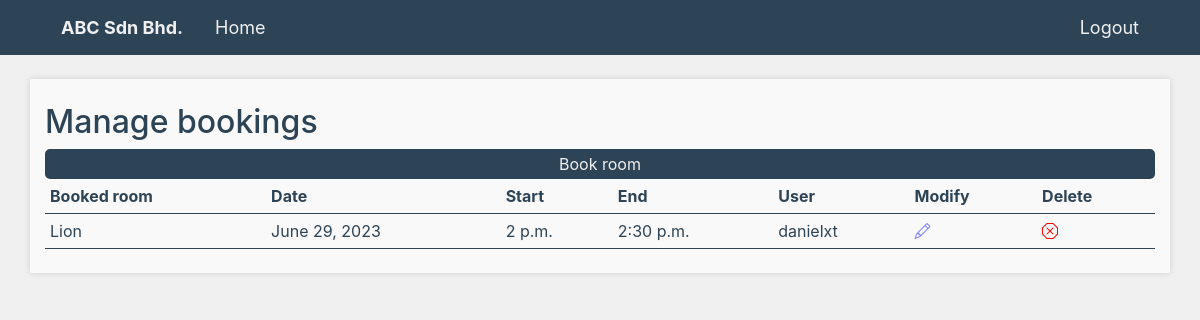
The page /bookingManagement (signed in) on the database as committed earlier.
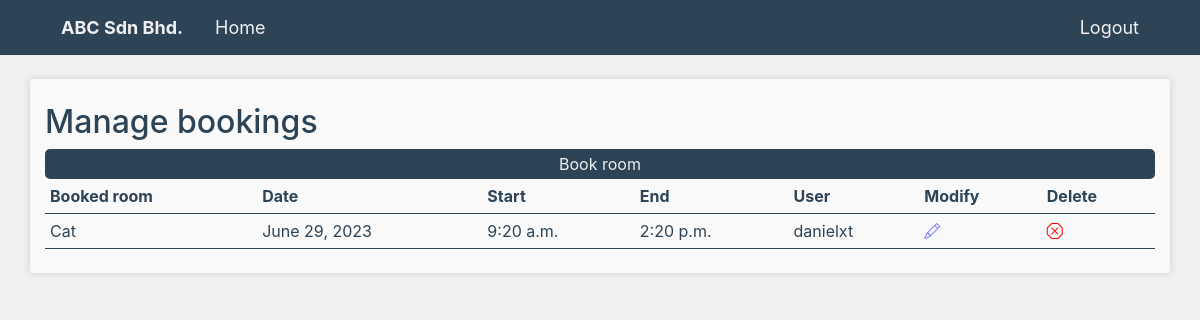
The same page on the database as committed later.
### booking/models.py (models this page shows, shortened)
class RoomBooking(models.Model):
    roomName = models.ForeignKey('rooms.Room', on_delete=models.CASCADE)
    userName = models.ForeignKey(User, on_delete=models.CASCADE, default="", name="userName")
    date = models.DateField()
    start = models.TimeField()
    end = models.TimeField()
    class Meta:
        constraints = [
            models.CheckConstraint(check=Q(start__lte=F('end')), name='start_before_end')
        ]

### rooms/models.py (models this page shows)
class Room(models.Model):
    roomName = models.CharField(max_length=50, unique=True)
    capacity = models.IntegerField(default=0)
    createdAt = models.DateTimeField(auto_now_add=True)
    def __str__(self):
        return self.roomName

### booking/views.py (the view)
# urls.py: path('', bookingManagementView, name='bookingManagement'),
def bookingManagementView(request):
    if request.user.is_staff:
        bookings = RoomBooking.objects.all()
    else:
        userName = User.objects.get(username=request.user.username)
        bookings = RoomBooking.objects.filter(userName = userName)
    context = {'roomBooking' :bookings}
    return render(request, "bookingManagement.html", context)

### templates/bookingManagement.html (shortened to what this page needs)
{% extends 'base.html' %}
{% block content %}
{% if user.is_authenticated %}
    <br>
    <div class="container py-4 boxColor boxShadow">
        <h2>Manage
            bookings</h2>
        <button><a href="{% url 'roomBooking' %}">Book room</a></button>
                    <table class="dataTable">
                        <tr style="font-weight:bold">
                            <th>Booked room</th>
                            <th>Date</th>
                            <th>Start</th>
                            <th>End</th>
                            <th>User</th>
                            {% if user.is_staff %}
                            <th>Modify</th>
                            <th>Delete</th>
                            {% endif %}
                        </tr>
                        <tr>
                            {% for booking in roomBooking %}
                                <tr>
                                    <td>{{booking.roomName}}</td>
                                    <td>{{booking.date}}</td>
                                    <td>{{booking.start}}</td>
                                    <td>{{booking.end}}</td>
                                    <td>{{booking.userName}}</td>
                                    {% if user.is_staff %}
                                    <td><a href="bookingManagement/modifyBooking/{{booking.id}}"><i class="bi bi-pencil"></i></a></td>
                                    <td><a href="bookingManagement/deleteBooking/{{booking.id}}"><i class="bi bi-x-octagon"></i></a></td>
                                    {% endif %}
                                </tr>
                            {% endfor %}
                        </tr>
                    </table>
    </div>
{% else %}
<br>
<div class="container py-4 boxColor boxShadow">
    <p>You are not logged in.</p>
    <button><a href="{% url 'login' %}">Log In</a></button>
</div>
{% endif %}
{% endblock %}

### templates/base.html (shortened to what this page needs)
<!DOCTYPE html>
<html>
<head>
    <link href="https://cdn.jsdelivr.net/npm/bootstrap@5.3.0/dist/css/bootstrap.min.css" rel="stylesheet">
    <link rel="stylesheet" href="https://cdn.jsdelivr.net/npm/bootstrap-icons@1.10.5/font/bootstrap-icons.css">
    <link href="{{ STATIC_URL }}css/bootstrap.css" rel="stylesheet" type="text/css"/>
</head>
<body>
    {% include 'header.html' %}
    <main>
        {% block content %}
        {% endblock %}
    </main>
    <br>
</body>
</head>
</html>
</html>

### templates/header.html (shortened to what this page needs)
<html>
    <div class="header">
    <ul>
        <div class="container">
            <li><a href="{% url 'home' %}"><b>ABC Sdn Bhd.</b></a></li>
            <li><a href="{% url 'home' %}">Home</a></li>
            {% if user.is_authenticated %}
            <li style="float:right"><a class="active" href="{% url 'logout' %}">Logout</a></li>
            {% endif %}
        </div>
    </ul>
</div>
</html>

### templates/base.html (style rules this page uses)
:root { --orange:#FF8551; --white:#f9f9f9; --offWhite:#f0f0f0; --buttonColor:var(--grey); --grey:#2D4356 }
body { background-color:var(--offWhite); color:var(--grey) }
a { color:var(--grey) }
.boxShadow { filter: drop-shadow(0px 0px 3px #cecece); border-radius:2px; }
.boxColor { background-color:var(--white); }
button { background-color:var(--buttonColor); border:2px solid var(--grey); border-radius:5px; width:100%; color:var(--offWhite) !important; }
button a { display:block; width:100%; color:var(--offWhite) !important; }
.bi-pencil { color:rgb(125, 125, 254); }
.bi-x-octagon { color:red; }
button a { color:var(--grey); }
.dataTable { width:100%; }
.dataTable td,th { padding:5px; }
.dataTable td { border-top:1px solid var(--grey); border-bottom:1px solid var(--grey); }

### templates/header.html (style rules this page uses)
a { text-decoration: none; }
.header ul { list-style-type: none; margin: 0; padding: 0; overflow: hidden; font-size:18px; background-color: var(--grey); }
.header li { float: left; }
.header li a { display: block; color: var(--offWhite); text-align: center; padding: 14px 16px; text-decoration: none; }

Rows that differ between the two databases and show on the page:
removed RoomBooking: roomName "Lion", date "June 29, 2023", start "2 p.m.", end "2:30 p.m.", userName "danielxt"
added RoomBooking: roomName "Cat", date "June 29, 2023", start "9:20 a.m.", end "2:20 p.m.", userName "danielxt"
